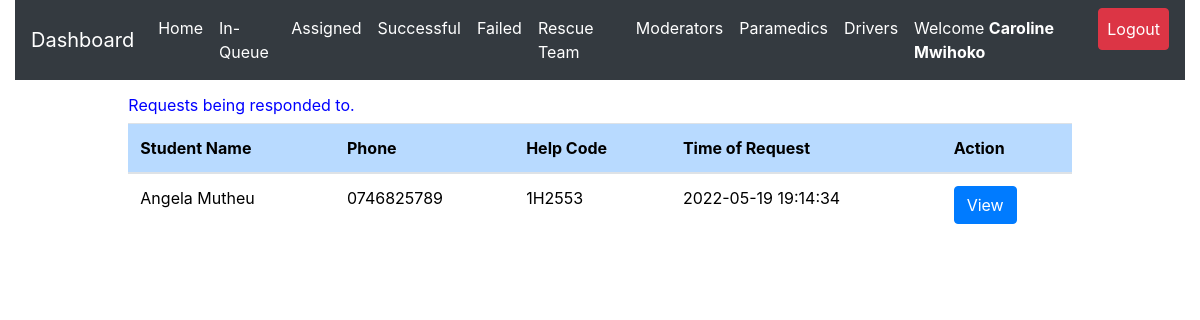
Before: /admin/attending.php (signed in) with the older database file.
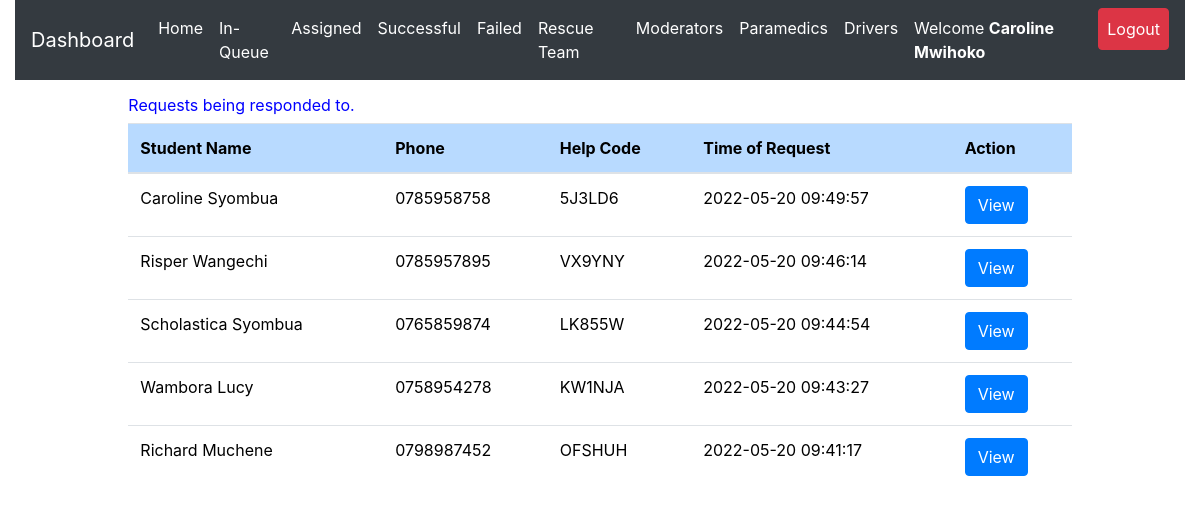
After: the same page with the newer database file.
### tables this page shows
CREATE TABLE `request_status` (
  `id` int(20) NOT NULL,
  `helpID` varchar(50) NOT NULL,
  `ip_address` varchar(100) NOT NULL,
  `request_latitude` varchar(50) NOT NULL,
  `request_longitude` varchar(50) NOT NULL,
  `status` varchar(50) DEFAULT 'Pending',
  `emergency_type` varchar(50) NOT NULL,
  `emergency_description` varchar(255) DEFAULT 'No Description',
  `admNo` varchar(255) NOT NULL,
  `timestamp` datetime NOT NULL DEFAULT CURRENT_TIMESTAMP
);

CREATE TABLE `student_details` (
  `id` int(20) NOT NULL,
  `regNum` varchar(255) NOT NULL,
  `firstname` varchar(255) NOT NULL,
  `lastname` varchar(255) NOT NULL,
  `emailaddress` varchar(255) NOT NULL,
  `phonenumber` varchar(15) NOT NULL,
  `password` varchar(255) NOT NULL,
  `password_reset_token` varchar(500) DEFAULT NULL,
  `date` datetime NOT NULL DEFAULT CURRENT_TIMESTAMP
);

### admin/attending.php (the view, shortened to what this page needs)
<?php
include 'server.php';
?>
<!DOCTYPE html>
<html lang="en">
<?php include './includes/header.php'; ?>
  <body>
    <?php include './includes/navbar.php'; ?>
  <div class="row m-3">
    <div class="col-md-1"></div>
    <div class="col-md-10">
<div class="table-responsive-lg">
<table class="table" style='color:black; font-weight:normal'>
        <thead>
        <h6  style='color:blue; font-weight:normal'>Requests being responded to.</h6>
            <tr >
              <th scope="col" class="table-primary">Student Name</th>
              <th scope="col" class="table-primary">Phone</th>
              <th scope="col" class="table-primary">Help Code</th>
              <th scope="col" class="table-primary">Time of Request</th>
              <th scope="col" class="table-primary">Action</th>
            </tr>
          </thead>
          <tbody>
    <?php
    if($_SESSION['admin_id']){
        $data_fetch_query = "SELECT request_status.id, request_status.helpID,request_status.status,
        request_status.admNo,request_status.timestamp,student_details.regNum,student_details.regNum,
        student_details.firstname,student_details.lastname,student_details.phonenumber
        FROM request_status
        INNER JOIN student_details ON request_status.admNo = student_details.regNum  WHERE request_status.status ='Responding' order by request_status.timestamp DESC;";
        $data_result = mysqli_query($db, $data_fetch_query);
        if ($data_result->num_rows > 0){
            while($row = $data_result->fetch_assoc()) {
            $help_code=$row["helpID"];
        echo "<tr> <td>" .$row["firstname"]. " ".$row["lastname"]. "</td>";
        echo "<td>" .$row["phonenumber"]."</td>";
        echo "<td>" .$row["helpID"]."</td>";
        echo "<td>" .$row["timestamp"]."</td>";
        echo "<td>
        <form method ='POST' action='server.php'>
        <input  type='text' hidden name='help_code' value='$help_code'>
        <input type='submit' value='View' name='view-requests-being-attended-btn' class='btn btn-primary'>
        </form>
        </td> </tr>";
        }
        }else{
        echo "<td>"."No Requests Found"."</td>";
        }
        } else{
            echo "<td>"."No Data Found"."</td>";
        }
?>
          </tbody>
    </table>
  </div>
  </div>
  <div class="col-md-1"></div>
</div>
  </body>
</html>

Changed rows visible on the page:
no longer on this page (row edited): request_status: admNo.firstname "Angela", admNo.lastname "Mutheu", admNo.phonenumber "0746825789", helpID "1H2553", timestamp "2022-05-19 19:14:34"
added request_status: admNo.firstname "Caroline", admNo.lastname "Syombua", admNo.phonenumber "0785958758", helpID "5J3LD6", timestamp "2022-05-20 09:49:57"
added request_status: admNo.firstname "Risper", admNo.lastname "Wangechi", admNo.phonenumber "0785957895", helpID "VX9YNY", timestamp "2022-05-20 09:46:14"
added request_status: admNo.firstname "Scholastica", admNo.lastname "Syombua", admNo.phonenumber "0765859874", helpID "LK855W", timestamp "2022-05-20 09:44:54"
added request_status: admNo.firstname "Wambora", admNo.lastname "Lucy", admNo.phonenumber "0758954278", helpID "KW1NJA", timestamp "2022-05-20 09:43:27"
added request_status: admNo.firstname "Richard", admNo.lastname "Muchene", admNo.phonenumber "0798987452", helpID "OFSHUH", timestamp "2022-05-20 09:41:17"
